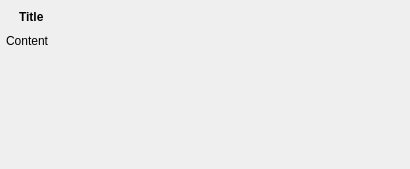
<ui version="4.0" >
 <class>PopupWindow</class>
 <widget class="QWidget" name="PopupWindow" >
  <property name="geometry" >
   <rect>
    <x>0</x>
    <y>0</y>
    <width>410</width>
    <height>169</height>
   </rect>
  </property>
  <property name="mouseTracking" >
   <bool>true</bool>
  </property>
  <property name="windowTitle" >
   <string/>
  </property>
  <layout class="QGridLayout" name="gridLayout" >
   <property name="margin" >
    <number>6</number>
   </property>
   <item row="0" column="0" >
    <layout class="QHBoxLayout" name="horizontalLayout" >
     <item>
      <widget class="QLabel" name="label" >
       <property name="sizePolicy" >
        <sizepolicy vsizetype="Fixed" hsizetype="Fixed" >
         <horstretch>0</horstretch>
         <verstretch>0</verstretch>
        </sizepolicy>
       </property>
       <property name="text" >
        <string/>
       </property>
       <property name="pixmap" >
        <pixmap resource="QGmailNotifier.qrc" >:/img/gmail.png</pixmap>
       </property>
      </widget>
     </item>
     <item>
      <widget class="QLabel" name="title" >
       <property name="font" >
        <font>
         <weight>75</weight>
         <bold>true</bold>
        </font>
       </property>
       <property name="text" >
        <string>Title</string>
       </property>
      </widget>
     </item>
     <item>
      <widget class="QPushButton" name="btnClose" >
       <property name="sizePolicy" >
        <sizepolicy vsizetype="Fixed" hsizetype="Fixed" >
         <horstretch>0</horstretch>
         <verstretch>0</verstretch>
        </sizepolicy>
       </property>
       <property name="text" >
        <string/>
       </property>
       <property name="icon" >
        <iconset resource="QGmailNotifier.qrc" >
         <normaloff>:/img/close.png</normaloff>:/img/close.png</iconset>
       </property>
       <property name="iconSize" >
        <size>
         <width>12</width>
         <height>12</height>
        </size>
       </property>
       <property name="flat" >
        <bool>true</bool>
       </property>
      </widget>
     </item>
    </layout>
   </item>
   <item row="1" column="0" >
    <widget class="QLabel" name="content" >
     <property name="sizePolicy" >
      <sizepolicy vsizetype="MinimumExpanding" hsizetype="MinimumExpanding" >
       <horstretch>0</horstretch>
       <verstretch>0</verstretch>
      </sizepolicy>
     </property>
     <property name="text" >
      <string>Content</string>
     </property>
     <property name="textFormat" >
      <enum>Qt::RichText</enum>
     </property>
     <property name="alignment" >
      <set>Qt::AlignLeading|Qt::AlignLeft|Qt::AlignTop</set>
     </property>
     <property name="openExternalLinks" >
      <bool>true</bool>
     </property>
    </widget>
   </item>
  </layout>
 </widget>
 <resources>
  <include location="QGmailNotifier.qrc" />
 </resources>
 <connections/>
</ui>
